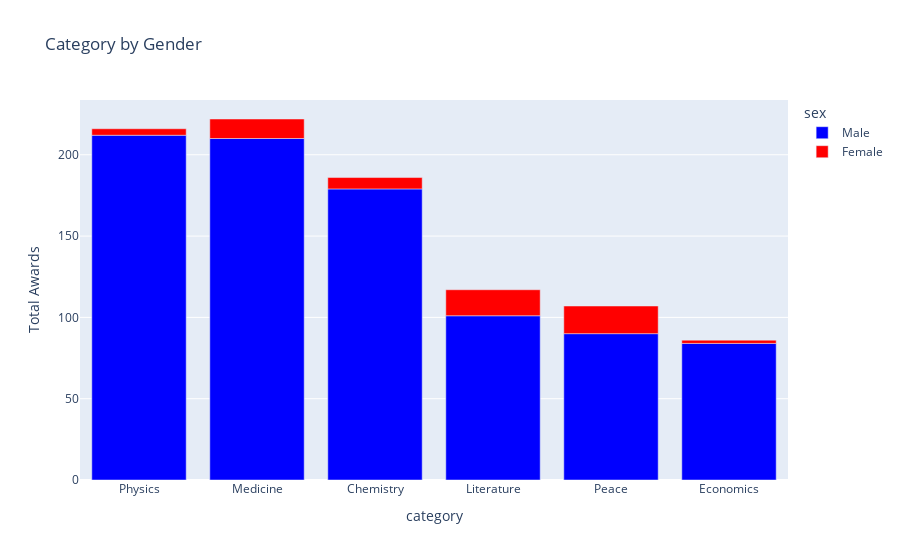

Write notebook code for a chart like this one.
### Code cell
gender_bar = px.bar(cat_by_gender,
               x='category',
               y='prize',
               title='Category by Gender',
               color='sex',
               barmode='relative',
               color_discrete_map={'Female': 'red', 'Male':'blue'})  #specify the color by gender
 
gender_bar.update_layout(xaxis_title='category',
                    yaxis_title='Total Awards',
                    )
 
gender_bar.show()

### Figure 1 — Plotly figure (JSON) as saved in the notebook; plotly's stock layout.template omitted (floating-point values rounded to 4 significant figures)
{"data": [{"alignmentgroup": "True", "hovertemplate": "sex=Male<br>category=%{x}<br>prize=%{y}<extra></extra>", "legendgroup": "Male", "marker": {"color": "blue", "pattern": {"shape": ""}}, "name": "Male", "offsetgroup": "Male", "orientation": "v", "showlegend": true, "textposition": "auto", "type": "bar", "x": ["Physics", "Medicine", "Chemistry", "Literature", "Peace", "Economics"], "xaxis": "x", "y": [212, 210, 179, 101, 90, 84], "yaxis": "y"}, {"alignmentgroup": "True", "hovertemplate": "sex=Female<br>category=%{x}<br>prize=%{y}<extra></extra>", "legendgroup": "Female", "marker": {"color": "red", "pattern": {"shape": ""}}, "name": "Female", "offsetgroup": "Female", "orientation": "v", "showlegend": true, "textposition": "auto", "type": "bar", "x": ["Peace", "Literature", "Medicine", "Chemistry", "Physics", "Economics"], "xaxis": "x", "y": [17, 16, 12, 7, 4, 2], "yaxis": "y"}], "layout": {"barmode": "relative", "legend": {"title": {"text": "sex"}, "tracegroupgap": 0}, "title": {"text": "Category by Gender"}, "xaxis": {"anchor": "y", "domain": [0, 1], "title": {"text": "category"}}, "yaxis": {"anchor": "x", "domain": [0, 1], "title": {"text": "Total Awards"}}}}
